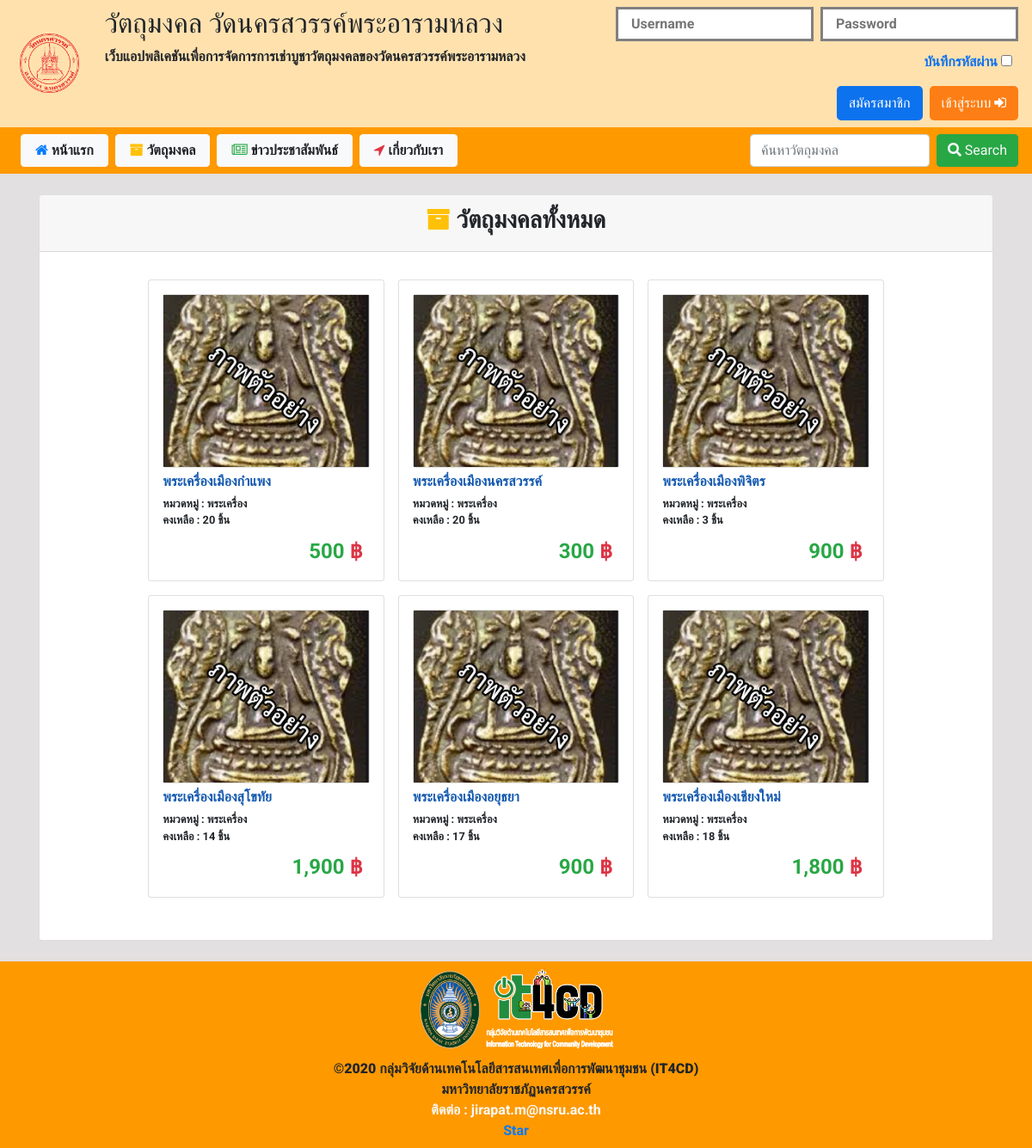
/index.php?p=sacredOb, run on the app's committed database.
### tables this page shows
CREATE TABLE `product`  (
  `id_product` int NOT NULL AUTO_INCREMENT,
  `product_name` varchar(50) NOT NULL,
  `product_type` varchar(50) NOT NULL,
  `product_des` varchar(100) NOT NULL,
  `product_price` varchar(6) NOT NULL,
  `product_qty` varchar(5) NOT NULL,
  `product_cover` varchar(50) NOT NULL,
  `date_create` timestamp(0) NOT NULL DEFAULT current_timestamp(0) ON UPDATE CURRENT_TIMESTAMP(0),
  PRIMARY KEY (`id_product`) USING BTREE
);

### function.php (called while the page is built, shortened)
<?php
        class DB_conn{
            function __construct(){
                $conn = mysqli_connect(DB_server, DB_user, DB_password, DB_name);
                $this->dbcon = $conn;
            }
                }
                class shopSacredObj extends DB_conn{
                    public function runQuery($query){
                        $reS = mysqli_query($this->dbcon, $query);
                        return $reS;
                    }
                }
?>

### include_for_p/sacred_object.php (the view, shortened to what this page needs)
<?php
    $sacredSelectAll = new shopSacredObj();
?>
<div class="container mt-4 mb-4">
    <div class="card">
        <div class="card-header ">
            <h3 class="text-center"><b><i class="fa fa-archive text-warning" aria-hidden="true"></i> วัตถุมงคลทั้งหมด
            </h3>
        </div>
        <div class="card-body pt-4 min-vh-100">
            <div class="row d-flex justify-content-center">
                <?php
                if(isset($_POST['search']) && !empty($_POST['search'])){
                        $SearchSObj = $_POST['search'];
                        $sqlSearch = $sacredSelectAll->runQuery("SELECT * FROM product WHERE product_name LIKE '%$SearchSObj%' or product_type LIKE '%$SearchSObj%' ");
                        if($sqlSearch){
                            $row = mysqli_num_rows($sqlSearch);
                            if($row < 1){
                                ?>
                <h5 class="textbill-primary font-weight-bold">
                    <?php echo"ไม่พบวัตถุมงคล ' $SearchSObj ' ที่ท่านค้นหา"; ?>
                </h5>
                <?php
                            }else{
                            ?>
                <div class=" pl-5 pr-5 col-md-12 alert alert-primary">
                    <text class="font-weight-bold">ผลการค้นหา : </text><text
                        class="text-secondary"><?php echo $SearchSObj;?></text>
                </div>
                <?php
                                while($fetchSeach = mysqli_fetch_array($sqlSearch)){
                                    ?>
                <div class="card col-md-3 m-2 p-3">
                    <a class="card"
                        href="index.php?p=readSacredObj&id4readSacredObj=<?php echo $fetchSeach['id_product']; ?>">
                        <img id="picSize" src="image/product/<?php echo $fetchSeach['product_cover']; ?>"
                            title="คลิกเพื่อดูรายละเอียดวัตถุมงคล">
                    </a>
                    <div>
                        <p class="mb-1 mt-1" id="name_shop_card"><?php echo $fetchSeach['product_name']; ?></p>
                    </div>
                    <small class="font-weight-bold">หมวดหมู่ : <?php echo $fetchSeach['product_type'] ?></small>
                    <small class="font-weight-bold">คงเหลือ : <?php echo $fetchSeach['product_qty'] ?> ชิ้น</small>
                    <div class=" p-0 pr-2 pl-2 mb-0 mt-2">
                        <strong class="d-flex d-inline">
                            <h4 class="mb-1 mt-1 text-right text-success font-weight-bold" id="name_shop_card">
                                <?php echo number_format($fetchSeach['product_price']); ?>
                                <text class="text-danger">฿</text>
                            </h4>
                        </strong>
                    </div>
                </div>
                <?php
                                }
                            }
                        }else{
                            echo"Can't Search data";
                        }
}else{
                        ?>
                <?php
                    $sql = $sacredSelectAll->runQuery("SELECT * FROM product ORDER BY id_product");
                    if($sql){
                        while( $fetchArray = mysqli_fetch_array($sql)){
                            ?>
                <div class="card col-md-3 m-2 p-3">
                    <a class="card"
                        href="index.php?p=readSacredObj&id4readSacredObj=<?php echo $fetchArray['id_product']; ?>">
                        <img id="picSize" src="image/product/<?php echo $fetchArray['product_cover']; ?>"
                            title="คลิกเพื่อดูรายละเอียดวัตถุมงคล">
                    </a>
                    <div>
                        <p class="mb-1 mt-1" id="name_shop_card"><?php echo $fetchArray['product_name']; ?></p>
                    </div>
                    <small class="font-weight-bold">หมวดหมู่ : <?php echo $fetchArray['product_type'] ?></small>
                    <small class="font-weight-bold">คงเหลือ : <?php echo $fetchArray['product_qty'] ?> ชิ้น</small>
                    <div class=" p-0 pr-2 pl-2 mb-0 mt-2">
                        <strong class="d-flex d-inline">
                            <h4 class="mb-1 mt-1 text-right text-success font-weight-bold" id="name_shop_card">
                                <?php echo number_format($fetchArray['product_price']); ?>
                                <text class="text-danger">฿</text>
                            </h4>
                        </strong>
                    </div>
                </div>
                <?php
                        }
                    }else{
                        ?>
                <script>
                alert("Can't SQL");
                </script>
                <?php
                    }
                    }
                    ?>
            </div>
        </div>
    </div>
</div>

### index.php (shortened to what this page needs)
<?php
    require_once('function.php');
?>
<!DOCTYPE html>
<html lang="en">
<head>
    <link rel="stylesheet" href="css/myself.css?version=<?php echo filemtime('css/myself.css'); ?>">
    <link rel="stylesheet" href="https://pro.fontawesome.com/releases/v5.10.0/css/all.css"
 />
    <link rel="stylesheet" href="https://cdnjs.cloudflare.com/ajax/libs/font-awesome/4.7.0/css/font-awesome.min.css">
    <link rel="stylesheet" href="bootstrap/bootstrap.css">
    <link
    rel="stylesheet"
    href="https://cdnjs.cloudflare.com/ajax/libs/animate.css/4.1.1/animate.min.css"
  />
  <link rel="stylesheet" href="css/image-zoom.css">
  <link rel="stylesheet" href="https://cdn.datatables.net/1.10.24/css/jquery.dataTables.min.css">
    <link rel="stylesheet" href="https://cdn.datatables.net/1.10.22/css/jquery.dataTables.min.css">
</head>
<body>
    <section class="min-vh-100" id="bg_sec">
        <div class="container-fluid m-0" id="bg_hder">
            <div class="row p-2">
                <div class="col-sm-1 col-xs d-flex align-items-center">
                    <img src="image/logo.png" class="w-100 d-none d-md-block">
                </div>
                <div class="col-sm">
                    <h2>วัตถุมงคล วัดนครสวรรค์พระอารามหลวง</h2>
                    <p><b>เว็บแอปพลิเคชันเพื่อการจัดการการเช่าบูชาวัตถุมงคลของวัดนครสวรรค์พระอารามหลวง</b></p>
                </div>
                <?php
                    if (!isset($_SESSION['id'])) {
                            ?>
                <div class="col-xl d-flex align-items-center justify-content-end">
                    <div class="row">
                        <div class="col-sm d-flex justify-content-end">
                            <form action="chk_all/check_login.php" method="post">
                                <div class="row d-flex justify-content-end">
                                    <div class="col-md p-0 mb-2 mr-2">
                                        <input type="text" class="col-md inputbill-border" name="username" placeholder="Username"
                                            required="sdgsdg" autocomplete="off" value="<?php if(isset($_COOKIE['saveUser'])){ echo $_COOKIE['saveUser']; } ?>">
                                    </div>
                                    <div class="col-md p-0 mr-2">
                                        <input type="password" class="col-md inputbill-border" name="password"
                                            placeholder="Password" required value="<?php if(isset($_COOKIE['savePass'])){ echo $_COOKIE['savePass']; } ?>">
                                    </div>
                                </div>
                                <div class="d-flex justify-content-end pt-1">
                                    <label class="textbill-primary font-weight-bold">บันทึกรหัสผ่าน <input type="checkbox" id="" name="savePass" value="ok" <?php if(isset($_COOKIE['savePass'])){?> checked <?php } ?>></label>
                                </div>
                                <div class="row justify-content-end mt-2 pr-1 form-inline">
                                    <div class="form-group d-flex align-items-center">
                                        <a class="mr-2 btnbill-primary" href="index.php?p=reg">สมัครสมาชิก</a>
                                    </div>
                                    <div class="form-group">
                                        <button type="submit" class="btnbill-warning mr-1"
                                            name="submit">เข้าสู่ระบบ <i class="fa fa-sign-in"
                                                aria-hidden="true"></i></button>
                                    </div>
                                </div>
                            </form>
                        </div>
                    </div>
                </div>
                <?php
                        }
                            ?>
            </div>
        </div>
        <nav class="navbar navbar-expand-lg navbar-dark" id="bg_teamSOM">
            <div class="collapse navbar-collapse" id="navbarSupportedContent">
                <ul class="navbar-nav mr-auto row ml-2">
                    <li class="nav-item active mr-2">
                        <a class="btn btn-light mr-2 col-md font-weight-bold" href="index.php?p=home"><i
                                class="fa fa-home text-primary" aria-hidden="true"></i> หน้าแรก</a>
                    </li>
                    <li class="nav-item mr-2">
                        <a class="btn btn-light mr-2 col-md font-weight-bold" href="index.php?p=sacredOb"><i
                                class="fa fa-archive text-warning" aria-hidden="true"></i> วัตถุมงคล</a>
                    </li>
                    <li class="nav-item mr-2">
                        <a class="btn btn-light mr-2 col-md font-weight-bold" href="index.php?p=newsAll"><i
                                class="fa fa-newspaper-o text-success" aria-hidden="true"></i> ข่าวประชาสัมพันธ์</a>
                    </li>
                    <li class="nav-item mr-2">
                        <a class="btn btn-light mr-2 col-md font-weight-bold" href="index.php?p=aboutus"><i
                                class="fa fa-location-arrow text-danger" aria-hidden="true"></i> เกี่ยวกับเรา</a>
                    </li>
                </ul>
                <form action="index.php?p=sacredOb" method="post" class="form-inline my-2 my-lg-0">
                    <input class="form-control mr-sm-2" type="text" placeholder="ค้นหาวัตถุมงคล" aria-label="Search"
                        name="search" autocomplete="off" required>
                    <button class="btn btn-outline-success btn-success text-light my-2 my-sm-0" type="submit"><i class="fas fa-search"></i> Search
                    </button>
                </form>
            </div>
        </nav>
        <?php
            if(isset($_GET['p'])){
                switch ($_GET['p']){
                    case "sacredOb":
                        include_once('include_for_p/sacred_object.php');
                    break;
                }
            }else if(!isset($_GET['p'])){
                ?>
                    <script>
                        window.location.href='index.php?p=home';
                    </script>
                <?php
            }
        ?>
        <div class="container-fluid">
            <div class="row">
                <div class="col-sm-12 text-center pb-2" id="bg_ft">
                    <img src="image/logo_nsru.png" style="width:75px; ">
                    <img src="image/logo_footer.png" style="width:150px; ">
                    <br>
                    <b> ©2020 กลุ่มวิจัยด้านเทคโนโลยีสารสนเทศเพื่อการพัฒนาชุมชน (IT4CD) <br>
                        มหาวิทยาลัยราชภัฏนครสวรรค์ </b><br>
                    <a class="text-decoration-none text-light " href="https://mail.google.com/mail/u/0/?tab=mm#inbox?compose=jrjtXJSVwCmpVHlRlvKmqjcwrrfNVdgrhRCDqfbxTSxvdKQwCTrWKKQBfwlfnbSgCVcrvbjx" target="_blank"> ติดต่อ :
                        jirapat.m@nsru.ac.th </a>  <br class="mb-2">
<a class="github-button" href="https://github.com/jirapat252262120/sacred_object" data-icon="octicon-star" data-size="large" data-show-count="true" aria-label="Star jirapat252262120/sacred_object on GitHub">Star</a>
                </div>
            </div>
        </div>
    </section>
</body>
</html>

### css/myself.css (style rules this page uses)
* { margin: 0px; padding: 0px; font-family: 'Roboto', sans-serif; }
.textbill-primary { color:#0d72ee; }
#bg_hder { background-color: #ffe1ae; }
#bg_teamSOM { background-color: #ff9900; }
#bg_sec { background-color: #e2e0e0; }
#bg_ft { background-color: #ff9900; }
.inputbill-border { padding: 0.3rem; border:3px solid gray; transition: 0.3s all ease-in-out; font-weight: bold; color: gray; }
.btnbill-primary { padding: 6px 12px; background-color: #0d72ee; color:white; cursor: pointer; border-color: #0d72ee; border:2px solid #0d72ee; border-radius: 5px; transition: 0.9s all ease; }
.btnbill-warning { padding: 6px 12px; background-color: #fd7e14; color:white; cursor: pointer; border-color: #fd7e14; border:2px solid #fd7e14; border-radius: 5px; transition: 0.9s all ease; }
#picSize { width: 100%; height: 200px; object-fit: cover; object-position: center; }
#name_shop_card { width: 100%; white-space: nowrap; overflow: hidden; text-overflow: ellipsis; color:#1359b0; }

### data on the page
product: product_cover (picture), product_name "พระเครื่องเมืองกำแพง", product_type "พระเครื่อง", product_qty "20", product_price "500"
product: product_cover (picture), product_name "พระเครื่องเมืองนครสวรรค์", product_type "พระเครื่อง", product_qty "20", product_price "300"
product: product_cover (picture), product_name "พระเครื่องเมืองพิจิตร", product_type "พระเครื่อง", product_qty "3", product_price "900"
product: product_cover (picture), product_name "พระเครื่องเมืองสุโขทัย", product_type "พระเครื่อง", product_qty "14", product_price "1,900"
product: product_cover (picture), product_name "พระเครื่องเมืองอยุธยา", product_type "พระเครื่อง", product_qty "17", product_price "900"
product: product_cover (picture), product_name "พระเครื่องเมืองเชียงใหม่", product_type "พระเครื่อง", product_qty "18", product_price "1,800"
